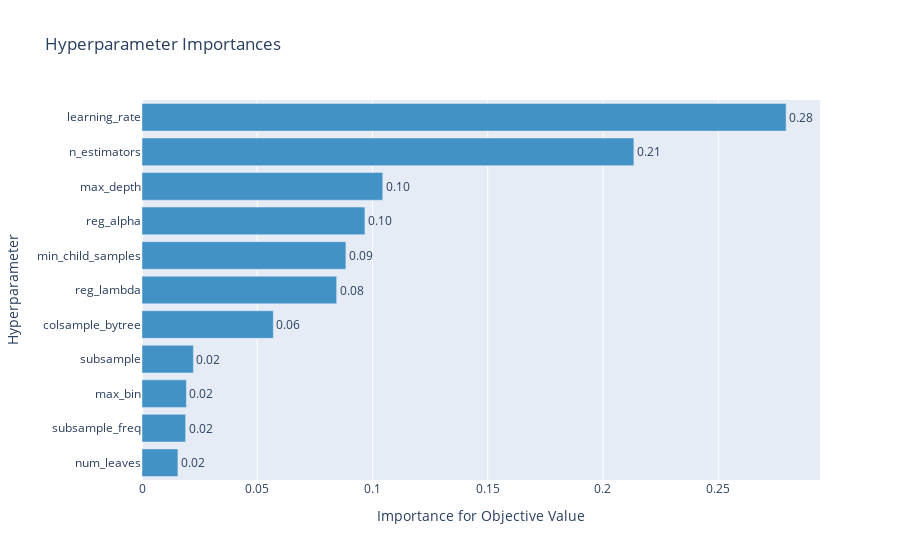

Notebook code cell kept with this figure:
### Code cell
# 하이퍼파라미터 중요도
optuna.visualization.plot_param_importances(optuna_lgbm)

### Figure 1 — Plotly figure (JSON) as saved in the notebook; plotly's stock layout.template omitted (floating-point values rounded to 4 significant figures)
{"data": [{"cliponaxis": false, "hovertemplate": ["num_leaves (IntDistribution): 0.015572080777160699<extra></extra>", "subsample_freq (IntDistribution): 0.018928259906487343<extra></extra>", "max_bin (IntDistribution): 0.019271213897713666<extra></extra>", "subsample (FloatDistribution): 0.022308961713362482<extra></extra>", "colsample_bytree (FloatDistribution): 0.05698285834880884<extra></extra>", "reg_lambda (FloatDistribution): 0.08445811534027603<extra></extra>", "min_child_samples (IntDistribution): 0.0884635156536371<extra></extra>", "reg_alpha (FloatDistribution): 0.09671676339770045<extra></extra>", "max_depth (IntDistribution): 0.10445243330760144<extra></extra>", "n_estimators (IntDistribution): 0.21339732785281426<extra></extra>", "learning_rate (FloatDistribution): 0.2794484698044377<extra></extra>"], "marker": {"color": "rgb(66,146,198)"}, "orientation": "h", "text": ["0.02", "0.02", "0.02", "0.02", "0.06", "0.08", "0.09", "0.10", "0.10", "0.21", "0.28"], "textposition": "outside", "type": "bar", "x": [0.01557, 0.01893, 0.01927, 0.02231, 0.05698, 0.08446, 0.08846, 0.09672, 0.1045, 0.2134, 0.2794], "y": ["num_leaves", "subsample_freq", "max_bin", "subsample", "colsample_bytree", "reg_lambda", "min_child_samples", "reg_alpha", "max_depth", "n_estimators", "learning_rate"]}], "layout": {"showlegend": false, "title": {"text": "Hyperparameter Importances"}, "xaxis": {"title": {"text": "Importance for Objective Value"}}, "yaxis": {"title": {"text": "Hyperparameter"}}}}
